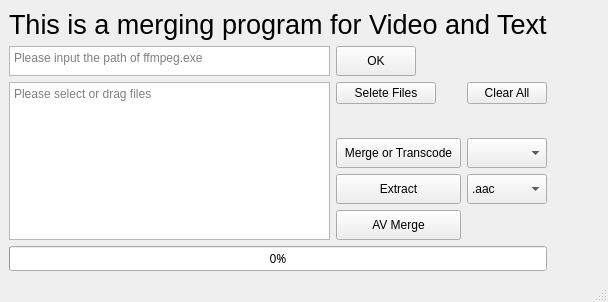
<?xml version="1.0" encoding="UTF-8"?>
<ui version="4.0">
 <class>MainWindow</class>
 <widget class="QMainWindow" name="MainWindow">
  <property name="geometry">
   <rect>
    <x>0</x>
    <y>0</y>
    <width>608</width>
    <height>302</height>
   </rect>
  </property>
  <property name="windowTitle">
   <string>MERGE</string>
  </property>
  <property name="windowIcon">
   <iconset>
    <normaloff>D:/yingongsui/Pictures/icon.png</normaloff>D:/yingongsui/Pictures/icon.png</iconset>
  </property>
  <widget class="QWidget" name="centralwidget">
   <layout class="QGridLayout" name="gridLayout_10">
    <item row="3" column="4">
     <widget class="QPushButton" name="clearButton">
      <property name="minimumSize">
       <size>
        <width>0</width>
        <height>0</height>
       </size>
      </property>
      <property name="maximumSize">
       <size>
        <width>200</width>
        <height>30</height>
       </size>
      </property>
      <property name="layoutDirection">
       <enum>Qt::LeftToRight</enum>
      </property>
      <property name="text">
       <string>Clear All</string>
      </property>
     </widget>
    </item>
    <item row="12" column="0" colspan="5">
     <widget class="QProgressBar" name="progressBar">
      <property name="font">
       <font>
        <family>Yu Gothic</family>
       </font>
      </property>
      <property name="value">
       <number>0</number>
      </property>
      <property name="alignment">
       <set>Qt::AlignCenter</set>
      </property>
     </widget>
    </item>
    <item row="1" column="3" colspan="3">
     <widget class="QPushButton" name="ffmpegButton">
      <property name="maximumSize">
       <size>
        <width>80</width>
        <height>30</height>
       </size>
      </property>
      <property name="text">
       <string>OK</string>
      </property>
     </widget>
    </item>
    <item row="3" column="3">
     <widget class="QPushButton" name="File1Button">
      <property name="minimumSize">
       <size>
        <width>0</width>
        <height>0</height>
       </size>
      </property>
      <property name="maximumSize">
       <size>
        <width>100</width>
        <height>30</height>
       </size>
      </property>
      <property name="text">
       <string>Selete Files</string>
      </property>
     </widget>
    </item>
    <item row="3" column="0" rowspan="6" colspan="3">
     <widget class="MyTextViewer" name="MyTBrowser">
      <property name="minimumSize">
       <size>
        <width>0</width>
        <height>0</height>
       </size>
      </property>
      <property name="placeholderText">
       <string>Please select or drag files</string>
      </property>
     </widget>
    </item>
    <item row="6" column="4">
     <widget class="QComboBox" name="typecomboBox">
      <property name="minimumSize">
       <size>
        <width>80</width>
        <height>30</height>
       </size>
      </property>
      <property name="maximumSize">
       <size>
        <width>80</width>
        <height>30</height>
       </size>
      </property>
      <property name="placeholderText">
       <string>Type</string>
      </property>
      <item>
       <property name="text">
        <string>.mp4</string>
       </property>
      </item>
      <item>
       <property name="text">
        <string>.avi</string>
       </property>
      </item>
     </widget>
    </item>
    <item row="1" column="0" colspan="3">
     <layout class="QGridLayout" name="gridLayout">
      <item row="0" column="0">
       <widget class="MyTextEdit" name="textEdit">
        <property name="maximumSize">
         <size>
          <width>16777215</width>
          <height>30</height>
         </size>
        </property>
        <property name="mouseTracking">
         <bool>false</bool>
        </property>
        <property name="acceptDrops">
         <bool>true</bool>
        </property>
        <property name="placeholderText">
         <string>Please input the path of ffmpeg.exe</string>
        </property>
       </widget>
      </item>
     </layout>
    </item>
    <item row="8" column="3">
     <widget class="QPushButton" name="avmButton">
      <property name="minimumSize">
       <size>
        <width>80</width>
        <height>30</height>
       </size>
      </property>
      <property name="text">
       <string>AV Merge</string>
      </property>
     </widget>
    </item>
    <item row="7" column="3">
     <widget class="QPushButton" name="extractButton">
      <property name="minimumSize">
       <size>
        <width>80</width>
        <height>30</height>
       </size>
      </property>
      <property name="text">
       <string>Extract</string>
      </property>
     </widget>
    </item>
    <item row="6" column="3">
     <widget class="QPushButton" name="mergeButton">
      <property name="minimumSize">
       <size>
        <width>125</width>
        <height>30</height>
       </size>
      </property>
      <property name="maximumSize">
       <size>
        <width>80</width>
        <height>30</height>
       </size>
      </property>
      <property name="font">
       <font>
        <pointsize>9</pointsize>
       </font>
      </property>
      <property name="text">
       <string>Merge or Transcode</string>
      </property>
     </widget>
    </item>
    <item row="7" column="4">
     <widget class="QComboBox" name="exacomboBox">
      <property name="minimumSize">
       <size>
        <width>80</width>
        <height>30</height>
       </size>
      </property>
      <item>
       <property name="text">
        <string>.aac</string>
       </property>
      </item>
      <item>
       <property name="text">
        <string>.mp4</string>
       </property>
      </item>
      <item>
       <property name="text">
        <string>.mp3</string>
       </property>
      </item>
     </widget>
    </item>
    <item row="0" column="0" colspan="5">
     <widget class="QLabel" name="label">
      <property name="maximumSize">
       <size>
        <width>16777215</width>
        <height>70</height>
       </size>
      </property>
      <property name="font">
       <font>
        <family>Microsoft YaHei UI</family>
        <pointsize>20</pointsize>
       </font>
      </property>
      <property name="text">
       <string>This is a merging program for Video and Text</string>
      </property>
     </widget>
    </item>
   </layout>
  </widget>
  <widget class="QMenuBar" name="menubar">
   <property name="geometry">
    <rect>
     <x>0</x>
     <y>0</y>
     <width>608</width>
     <height>22</height>
    </rect>
   </property>
  </widget>
  <widget class="QStatusBar" name="statusbar"/>
 </widget>
 <customwidgets>
  <customwidget>
   <class>MyTextViewer</class>
   <extends>QTextBrowser</extends>
   <header>MyOwnWidgets</header>
  </customwidget>
  <customwidget>
   <class>MyTextEdit</class>
   <extends>QTextEdit</extends>
   <header>MyOwnWidgets</header>
  </customwidget>
 </customwidgets>
 <resources/>
 <connections/>
</ui>
